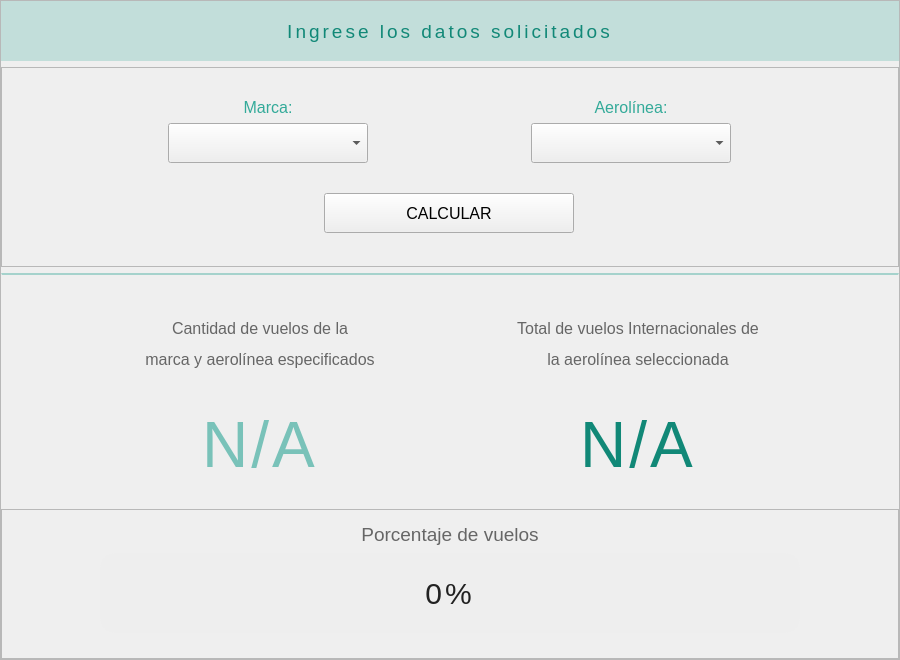
            <widget class="QWidget" name="porcentPanel">
             <property name="minimumSize">
              <size>
               <width>900</width>
               <height>660</height>
              </size>
             </property>
             <layout class="QHBoxLayout" name="horizontalLayout_17">
              <property name="spacing">
               <number>0</number>
              </property>
              <property name="leftMargin">
               <number>0</number>
              </property>
              <property name="topMargin">
               <number>0</number>
              </property>
              <property name="rightMargin">
               <number>0</number>
              </property>
              <property name="bottomMargin">
               <number>0</number>
              </property>
              <item>
               <widget class="QFrame" name="porcentMain">
                <property name="minimumSize">
                 <size>
                  <width>900</width>
                  <height>660</height>
                 </size>
                </property>
                <property name="frameShape">
                 <enum>QFrame::StyledPanel</enum>
                </property>
                <property name="frameShadow">
                 <enum>QFrame::Raised</enum>
                </property>
                <layout class="QVBoxLayout" name="verticalLayout_8">
                 <property name="leftMargin">
                  <number>0</number>
                 </property>
                 <property name="topMargin">
                  <number>0</number>
                 </property>
                 <property name="rightMargin">
                  <number>0</number>
                 </property>
                 <property name="bottomMargin">
                  <number>0</number>
                 </property>
                 <item>
                  <widget class="QLabel" name="porcentTittle">
                   <property name="minimumSize">
                    <size>
                     <width>0</width>
                     <height>60</height>
                    </size>
                   </property>
                   <property name="maximumSize">
                    <size>
                     <width>16777215</width>
                     <height>60</height>
                    </size>
                   </property>
                   <property name="font">
                    <font>
                     <pointsize>14</pointsize>
                    </font>
                   </property>
                   <property name="styleSheet">
                    <string notr="true">color: #187;
letter-spacing: 3px;
background: #33119988;
border-radius: 0;</string>
                   </property>
                   <property name="text">
                    <string>Ingrese los datos solicitados</string>
                   </property>
                   <property name="alignment">
                    <set>Qt::AlignCenter</set>
                   </property>
                  </widget>
                 </item>
                 <item>
                  <widget class="QFrame" name="porcentForm">
                   <property name="maximumSize">
                    <size>
                     <width>16777215</width>
                     <height>200</height>
                    </size>
                   </property>
                   <property name="frameShape">
                    <enum>QFrame::StyledPanel</enum>
                   </property>
                   <property name="frameShadow">
                    <enum>QFrame::Raised</enum>
                   </property>
                   <layout class="QGridLayout" name="gridLayout_8">
                    <item row="2" column="0">
                     <widget class="QLabel" name="porcentLabel1">
                      <property name="minimumSize">
                       <size>
                        <width>0</width>
                        <height>40</height>
                       </size>
                      </property>
                      <property name="maximumSize">
                       <size>
                        <width>200</width>
                        <height>40</height>
                       </size>
                      </property>
                      <property name="font">
                       <font>
                        <pointsize>12</pointsize>
                       </font>
                      </property>
                      <property name="styleSheet">
                       <string notr="true">color: #3a9;
border: none;</string>
                      </property>
                      <property name="text">
                       <string>Marca:</string>
                      </property>
                      <property name="alignment">
                       <set>Qt::AlignBottom|Qt::AlignHCenter</set>
                      </property>
                     </widget>
                    </item>
                    <item row="2" column="1">
                     <widget class="QLabel" name="porcentLabel2">
                      <property name="maximumSize">
                       <size>
                        <width>200</width>
                        <height>40</height>
                       </size>
                      </property>
                      <property name="font">
                       <font>
                        <pointsize>12</pointsize>
                       </font>
                      </property>
                      <property name="styleSheet">
                       <string notr="true">color: #3a9;
border: none;</string>
                      </property>
                      <property name="text">
                       <string>Aerolínea:</string>
                      </property>
                      <property name="alignment">
                       <set>Qt::AlignBottom|Qt::AlignHCenter</set>
                      </property>
                     </widget>
                    </item>
                    <item row="3" column="0">
                     <widget class="QComboBox" name="markPorcentInput">
                      <property name="minimumSize">
                       <size>
                        <width>0</width>
                        <height>40</height>
                       </size>
                      </property>
                     </widget>
                    </item>
                    <item row="3" column="1">
                     <widget class="QComboBox" name="airlinePorcentInput">
                      <property name="minimumSize">
                       <size>
                        <width>0</width>
                        <height>40</height>
                       </size>
                      </property>
                     </widget>
                    </item>
                    <item row="4" column="0" colspan="2">
                     <widget class="QWidget" name="widget" native="true">
                      <layout class="QHBoxLayout" name="horizontalLayout_7">
                       <item>
                        <widget class="QPushButton" name="calcPorcentButton">
                         <property name="minimumSize">
                          <size>
                           <width>150</width>
                           <height>40</height>
                          </size>
                         </property>
                         <property name="maximumSize">
                          <size>
                           <width>250</width>
                           <height>16777215</height>
                          </size>
                         </property>
                         <property name="font">
                          <font>
                           <pointsize>12</pointsize>
                          </font>
                         </property>
                         <property name="text">
                          <string>CALCULAR</string>
                         </property>
                        </widget>
                       </item>
                      </layout>
                     </widget>
                    </item>
                   </layout>
                  </widget>
                 </item>
                 <item>
                  <widget class="QFrame" name="dataPorcentPanel">
                   <property name="styleSheet">
                    <string notr="true">border-top: 2px solid #55119988;</string>
                   </property>
                   <property name="frameShape">
                    <enum>QFrame::StyledPanel</enum>
                   </property>
                   <property name="frameShadow">
                    <enum>QFrame::Raised</enum>
                   </property>
                   <layout class="QGridLayout" name="gridLayout_6">
                    <property name="leftMargin">
                     <number>40</number>
                    </property>
                    <property name="rightMargin">
                     <number>40</number>
                    </property>
                    <property name="horizontalSpacing">
                     <number>10</number>
                    </property>
                    <property name="verticalSpacing">
                     <number>40</number>
                    </property>
                    <item row="0" column="0">
                     <widget class="QLabel" name="label_20">
                      <property name="minimumSize">
                       <size>
                        <width>300</width>
                        <height>0</height>
                       </size>
                      </property>
                      <property name="maximumSize">
                       <size>
                        <width>300</width>
                        <height>16777215</height>
                       </size>
                      </property>
                      <property name="font">
                       <font>
                        <pointsize>12</pointsize>
                       </font>
                      </property>
                      <property name="styleSheet">
                       <string notr="true">color: #666;
border: none;</string>
                      </property>
                      <property name="text">
                       <string>&lt;html&gt;&lt;head/&gt;&lt;body&gt;&lt;p&gt;Cantidad de vuelos de la&lt;/p&gt;&lt;p&gt;marca y aerolínea especificados&lt;/p&gt;&lt;/body&gt;&lt;/html&gt;</string>
                      </property>
                      <property name="alignment">
                       <set>Qt::AlignBottom|Qt::AlignHCenter</set>
                      </property>
                      <property name="wordWrap">
                       <bool>true</bool>
                      </property>
                     </widget>
                    </item>
                    <item row="0" column="1">
                     <widget class="QLabel" name="label_22">
                      <property name="minimumSize">
                       <size>
                        <width>300</width>
                        <height>0</height>
                       </size>
                      </property>
                      <property name="maximumSize">
                       <size>
                        <width>300</width>
                        <height>16777215</height>
                       </size>
                      </property>
                      <property name="font">
                       <font>
                        <pointsize>12</pointsize>
                       </font>
                      </property>
                      <property name="styleSheet">
                       <string notr="true">color: #666;
border: none;</string>
                      </property>
                      <property name="text">
                       <string>&lt;html&gt;&lt;head/&gt;&lt;body&gt;&lt;p&gt;Total de vuelos Internacionales de&lt;/p&gt;&lt;p&gt; la aerolínea seleccionada&lt;/p&gt;&lt;/body&gt;&lt;/html&gt;</string>
                      </property>
                      <property name="alignment">
                       <set>Qt::AlignBottom|Qt::AlignHCenter</set>
                      </property>
                     </widget>
                    </item>
                    <item row="1" column="1">
                     <widget class="QLabel" name="totalPorcentLabel">
                      <property name="font">
                       <font>
                        <pointsize>48</pointsize>
                       </font>
                      </property>
                      <property name="styleSheet">
                       <string notr="true">color: #187;
letter-spacing: 3px;
border: none;</string>
                      </property>
                      <property name="text">
                       <string>N/A</string>
                      </property>
                      <property name="alignment">
                       <set>Qt::AlignHCenter|Qt::AlignTop</set>
                      </property>
                     </widget>
                    </item>
                    <item row="1" column="0">
                     <widget class="QLabel" name="countPorcentLabel">
                      <property name="font">
                       <font>
                        <pointsize>48</pointsize>
                       </font>
                      </property>
                      <property name="styleSheet">
                       <string notr="true">color: #88119988;
letter-spacing: 3px;
border: none;</string>
                      </property>
                      <property name="text">
                       <string>N/A</string>
                      </property>
                      <property name="alignment">
                       <set>Qt::AlignHCenter|Qt::AlignTop</set>
                      </property>
                     </widget>
                    </item>
                   </layout>
                  </widget>
                 </item>
                 <item>
                  <widget class="QFrame" name="frame_19">
                   <property name="maximumSize">
                    <size>
                     <width>16777215</width>
                     <height>150</height>
                    </size>
                   </property>
                   <property name="styleSheet">
                    <string notr="true"/>
                   </property>
                   <property name="frameShape">
                    <enum>QFrame::StyledPanel</enum>
                   </property>
                   <property name="frameShadow">
                    <enum>QFrame::Raised</enum>
                   </property>
                   <layout class="QGridLayout" name="gridLayout_7">
                    <property name="bottomMargin">
                     <number>60</number>
                    </property>
                    <property name="spacing">
                     <number>0</number>
                    </property>
                    <item row="1" column="0">
                     <widget class="QLabel" name="label_26">
                      <property name="minimumSize">
                       <size>
                        <width>0</width>
                        <height>30</height>
                       </size>
                      </property>
                      <property name="maximumSize">
                       <size>
                        <width>700</width>
                        <height>30</height>
                       </size>
                      </property>
                      <property name="font">
                       <font>
                        <pointsize>14</pointsize>
                       </font>
                      </property>
                      <property name="styleSheet">
                       <string notr="true">color: #666;
border: none;</string>
                      </property>
                      <property name="text">
                       <string>Porcentaje de vuelos</string>
                      </property>
                      <property name="alignment">
                       <set>Qt::AlignCenter</set>
                      </property>
                     </widget>
                    </item>
                    <item row="2" column="0">
                     <widget class="QProgressBar" name="porcentBar">
                      <property name="minimumSize">
                       <size>
                        <width>0</width>
                        <height>80</height>
                       </size>
                      </property>
                      <property name="maximumSize">
                       <size>
                        <width>700</width>
                        <height>40</height>
                       </size>
                      </property>
                      <property name="styleSheet">
                       <string notr="true">QProgressBar {
	background: #eee; 
	color: #222;
	font-size: 30px;
	letter-spacing: 3px;
	border-radius: 15px;
}

QProgressBar::chunk {
	background-color: #88119988;
	border-radius: 15px;
}</string>
                      </property>
                      <property name="value">
                       <number>0</number>
                      </property>
                      <property name="alignment">
                       <set>Qt::AlignCenter</set>
                      </property>
                     </widget>
                    </item>
                    <item row="0" column="0">
                     <spacer name="verticalSpacer_4">
                      <property name="orientation">
                       <enum>Qt::Vertical</enum>
                      </property>
                      <property name="sizeHint" stdset="0">
                       <size>
                        <width>20</width>
                        <height>40</height>
                       </size>
                      </property>
                     </spacer>
                    </item>
                   </layout>
                  </widget>
                 </item>
                </layout>
               </widget>
              </item>
             </layout>
            </widget>
